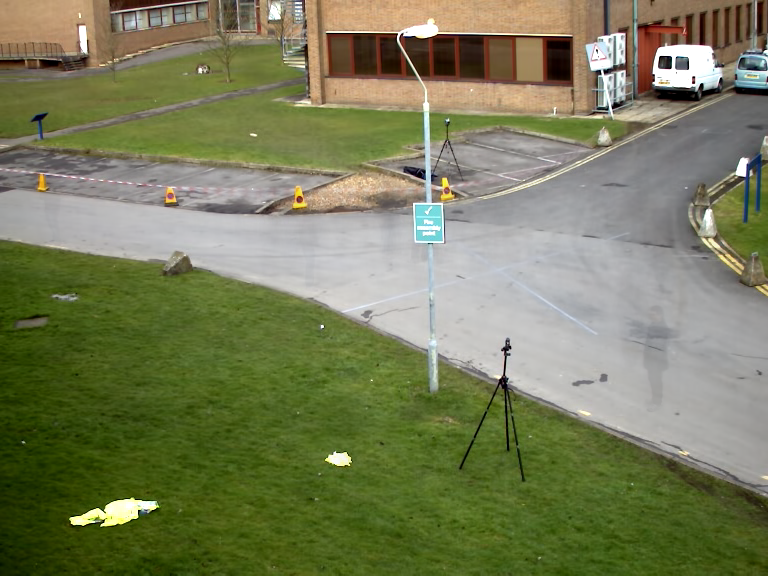
#> input picture opencv/data/img.png, 768 x 576 px
$ python '대.py'
#> lines starting #> are read from the running program, lines starting #| are printed output that depends on the picture
import cv2
src=cv2.imread('./data/img.png',cv2.IMREAD_COLOR);
#> src is the input picture: shape (576, 768, 3); mean B, G, R 89.1, 124.9, 120.3
dst = cv2.flip(src,0)
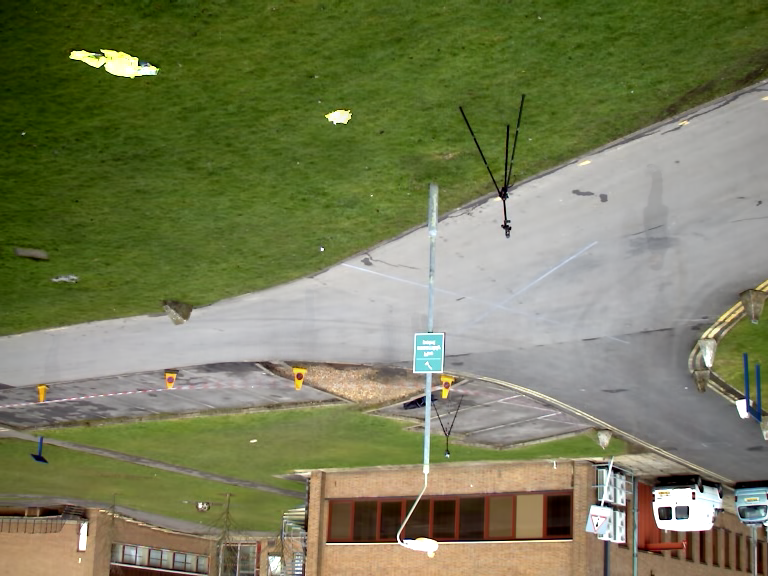
#> dst: shape (576, 768, 3); mean B, G, R 89.1, 124.9, 120.3
#flipCode < 0 xy축 대칭 상하좌우 대칭
#flipCode = 0 xy축 대칭 상하 대칭
#flipCode > 0 xy축 대칭 좌우 대칭
cv2.imshow('src',src)
cv2.imshow('dst',dst)
cv2.waitKey()
cv2.destroyAllWindows()

$ run again, with opencv/data/car.png copied over opencv/data/img.png
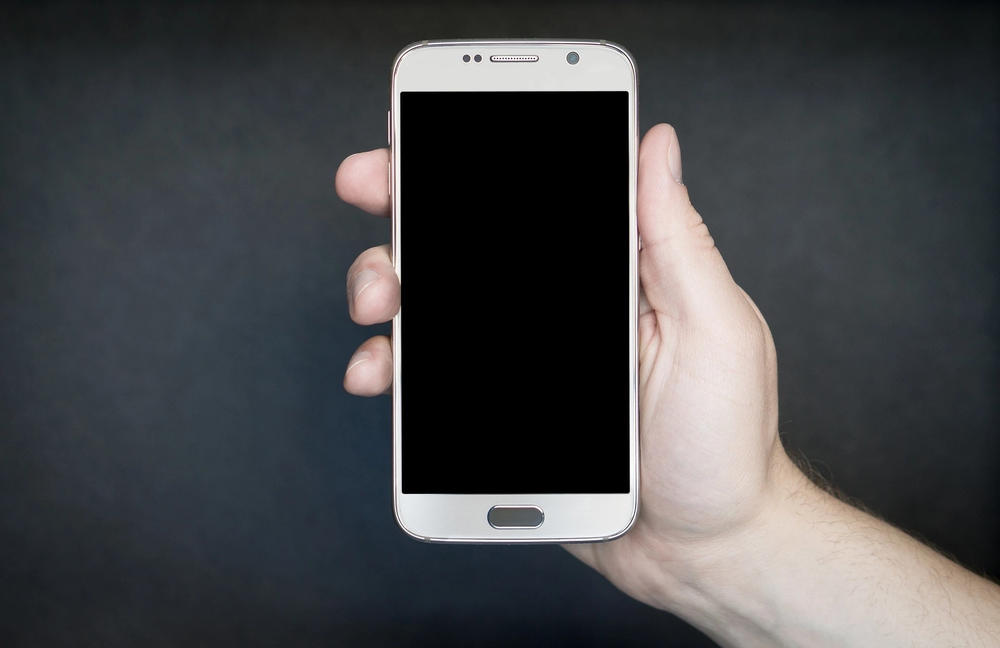
#> input picture opencv/data/car.png, 1000 x 648 px, shrunk from 1920 x 1244 before the run
#> src is the input picture: shape (648, 1000, 3); mean B, G, R 72.2, 70.3, 69.1
#> `dst = cv2.flip(src,0)`:
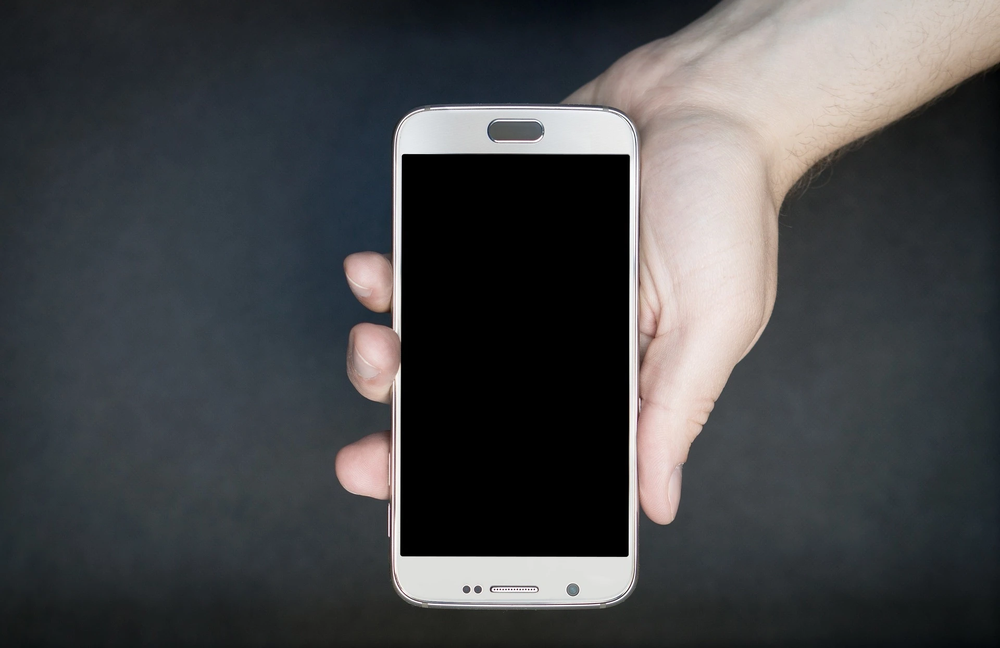
#> dst: shape (648, 1000, 3); mean B, G, R 72.2, 70.3, 69.1
